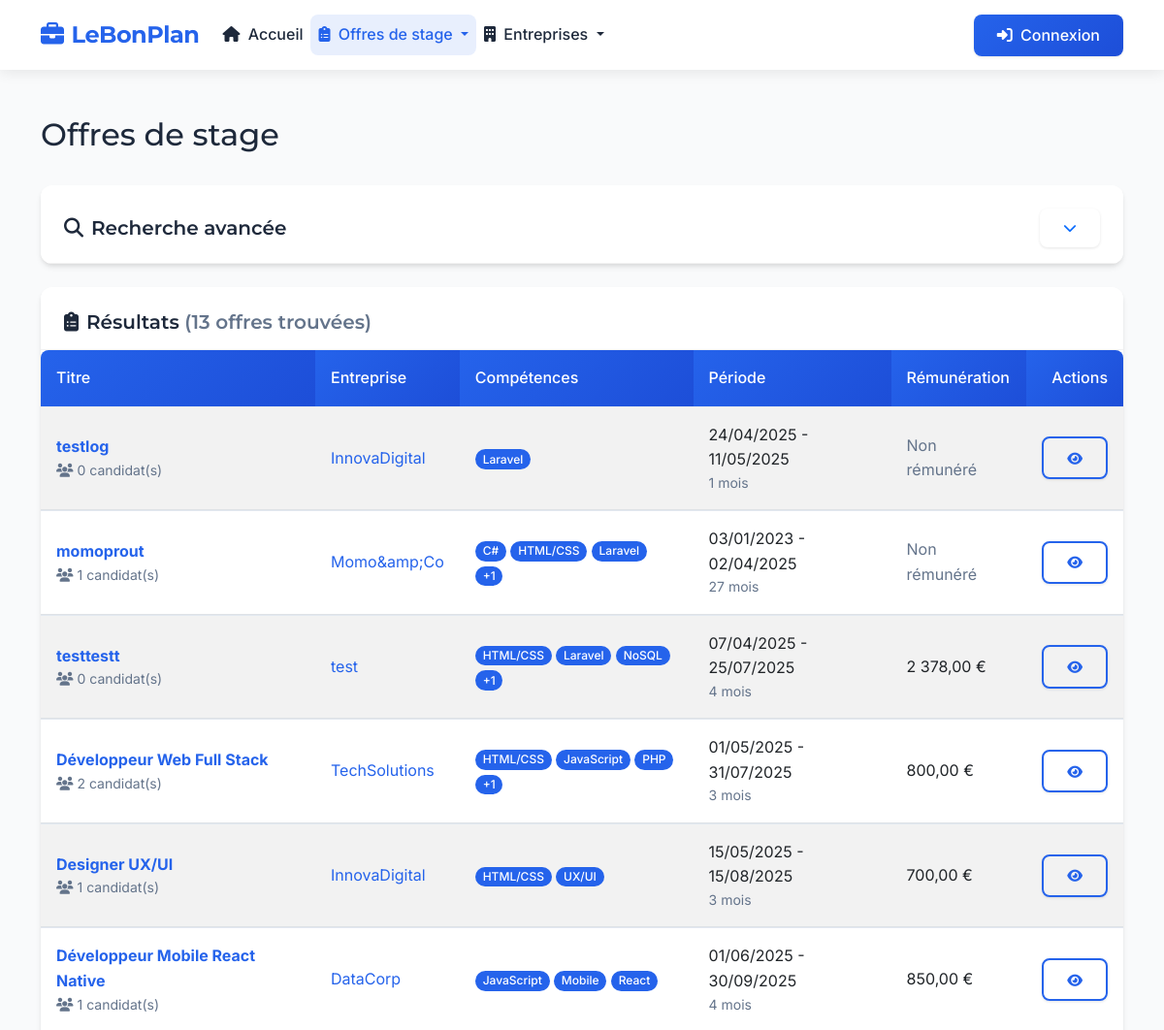
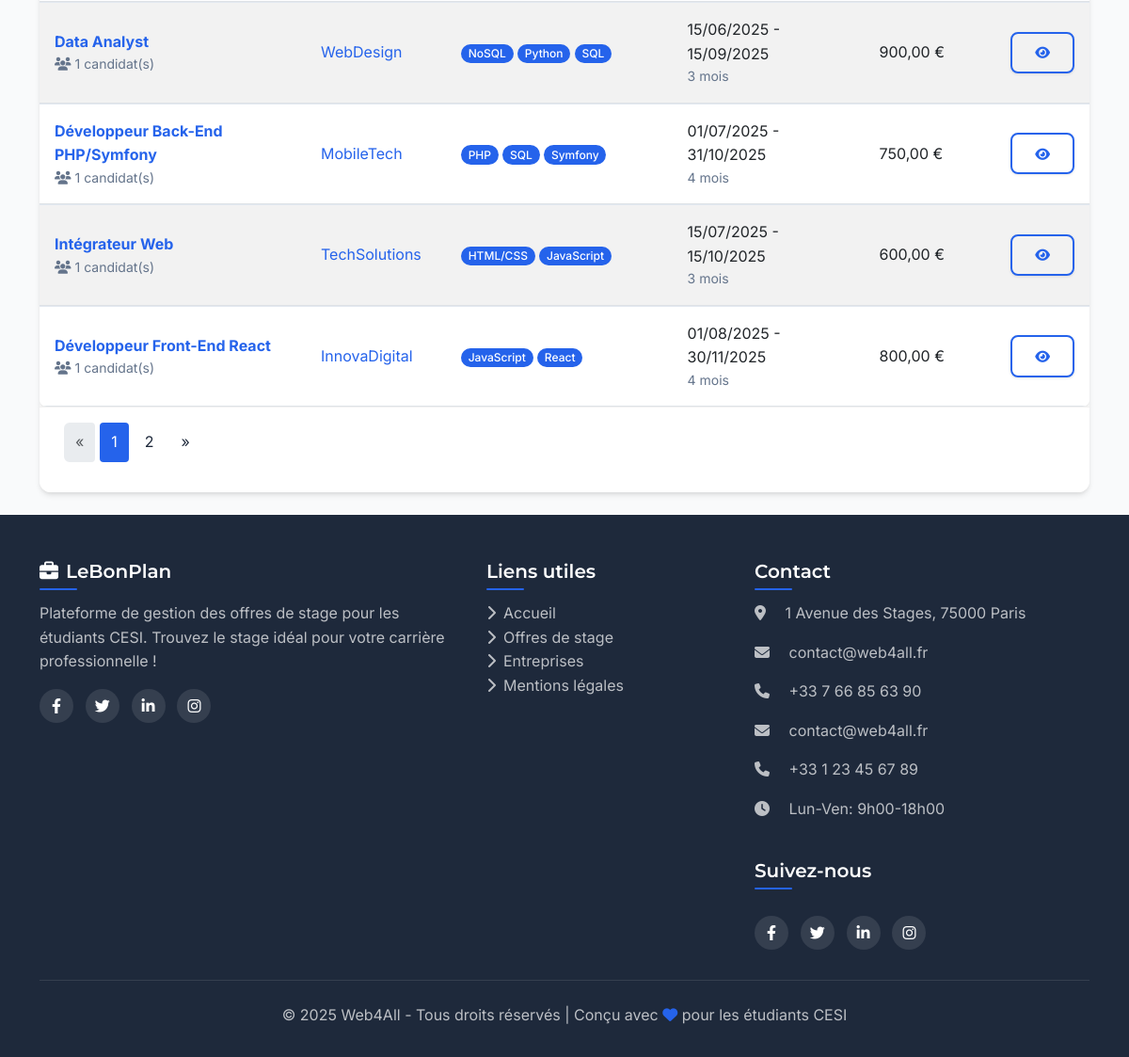
Screenshot of /index.php?page=offres with the database file from the repository (2 pictures, top to bottom).
### tables this page shows
CREATE TABLE `offres` (
                          `id` int NOT NULL,
                          `titre` varchar(100) NOT NULL,
                          `description` text NOT NULL,
                          `entreprise_id` int NOT NULL,
                          `remuneration` decimal(10,2) DEFAULT NULL,
                          `date_debut` date NOT NULL,
                          `date_fin` date NOT NULL,
                          `created_at` datetime NOT NULL,
                          `updated_at` datetime DEFAULT CURRENT_TIMESTAMP ON UPDATE CURRENT_TIMESTAMP
);

CREATE TABLE `entreprises` (
  `id` int NOT NULL,
  `nom` varchar(100) NOT NULL,
  `description` text,
  `email` varchar(100) DEFAULT NULL,
  `telephone` varchar(20) DEFAULT NULL,
  `created_at` datetime NOT NULL,
  `updated_at` datetime DEFAULT CURRENT_TIMESTAMP ON UPDATE CURRENT_TIMESTAMP
);

CREATE TABLE `competences` (
  `id` int NOT NULL,
  `nom` varchar(50) NOT NULL,
  `created_at` datetime NOT NULL
);

### controllers/OffreController.php (called while the page is built, shortened)
<?php
class OffreController {
    private $offreModel;
    private $logManager;
    public function __construct() {
        require_once MODELS_PATH . '/Offre.php';
        $this->offreModel = new Offre();
        $this->logManager = LogManager::getInstance();
    }
    public function index() {
        $filters = $this->getFiltersFromRequest();
        $page = getCurrentPage();
        $totalOffres = 0;
        $offres = [];
        try {
            $offres = $this->offreModel->getAll($page, ITEMS_PER_PAGE, $filters);
            $totalOffres = $this->offreModel->countAll($filters);
        } catch (Exception $e) {
            error_log("Erreur dans OffreController::index() - " . $e->getMessage());
            $dbError = true;
            $this->logManager->error(
                "Erreur lors de la consultation des offres",
                isset($_SESSION['email']) ? $_SESSION['email'] : null,
                ['error' => $e->getMessage()]
            );
        }
        include VIEWS_PATH . '/offres/index.php';
    }
    private function getFiltersFromRequest() {
        $filters = [];
        return $filters;
    }
}

### models/Offre.php (called while the page is built, shortened)
<?php
class Offre {
    private $conn;
    private $table = 'offres';
    private $joinTable = 'offres_competences';
    private $competencesTable = 'competences';
    private $entreprisesTable = 'entreprises';
    private $candidaturesTable = 'candidatures';
    public function __construct() {
        require_once ROOT_PATH . '/config/database.php';
        $database = new Database();
        $this->conn = $database->getConnection();
    }
    public function getAll($page = 1, $limit = ITEMS_PER_PAGE, $filters = []) {
        try {
            $offset = ($page - 1) * $limit;
            $query = "SELECT o.*, e.nom as entreprise_nom
                      FROM {$this->table} o
                      LEFT JOIN {$this->entreprisesTable} e ON o.entreprise_id = e.id";
            $params = [];
            $query .= " GROUP BY o.id";
            $orderBy = !empty($filters['order_by']) ? $filters['order_by'] : 'o.created_at';
            $orderDir = !empty($filters['order_dir']) ? $filters['order_dir'] : 'DESC';
            $query .= " ORDER BY {$orderBy} {$orderDir}";
            $query .= " LIMIT :limit OFFSET :offset";
            $params[':limit'] = $limit;
            $params[':offset'] = $offset;
            $stmt = $this->conn->prepare($query);
            foreach ($params as $key => $value) {
                if (is_int($value)) {
                    $stmt->bindValue($key, $value, PDO::PARAM_INT);
                } else {
                    $stmt->bindValue($key, $value, PDO::PARAM_STR);
                }
            }
            $stmt->execute();
            $offres = [];
            while ($row = $stmt->fetch(PDO::FETCH_ASSOC)) {
                $offre = $this->hydrateOffre($row);
                $offre['competences'] = $this->getCompetencesForOffre($offre['id']);
                $offre['nb_candidatures'] = $this->countCandidaturesForOffre($offre['id']);
                $offres[] = $offre;
            }
            return $offres;
        } catch (PDOException $e) {
            error_log("Erreur dans Offre::getAll() - " . $e->getMessage() . " - SQL: {$query} - Params: " . json_encode($params));
            return [];
        }
    }
    public function countAll($filters = []) {
        try {
            $query = "SELECT COUNT(DISTINCT o.id) as total FROM {$this->table} o";
            $params = [];
            $stmt = $this->conn->prepare($query);
            $stmt->execute();
            $row = $stmt->fetch(PDO::FETCH_ASSOC);
            return (int) $row['total'];
        } catch (PDOException $e) {
            error_log("Erreur lors du comptage des offres: " . $e->getMessage());
            return 0;
        }
    }
    private function getCompetencesForOffre($offreId) {
        try {
            $query = "SELECT c.id, c.nom
                      FROM {$this->competencesTable} c
                      INNER JOIN {$this->joinTable} oc ON c.id = oc.competence_id
                      WHERE oc.offre_id = :offre_id
                      ORDER BY c.nom ASC";
            $stmt = $this->conn->prepare($query);
            $stmt->bindParam(':offre_id', $offreId, PDO::PARAM_INT);
            $stmt->execute();
            $competences = [];
            while ($row = $stmt->fetch(PDO::FETCH_ASSOC)) {
                $competences[] = [
                    'id' => $row['id'],
                    'nom' => $row['nom']
                ];
            }
            return $competences;
        } catch (PDOException $e) {
            error_log("Erreur lors de la récupération des compétences: " . $e->getMessage());
            return [];
        }
    }
    private function countCandidaturesForOffre($offreId) {
        try {
            $query = "SELECT COUNT(*) as total FROM {$this->candidaturesTable} WHERE offre_id = :offre_id";
            $stmt = $this->conn->prepare($query);
            $stmt->bindParam(':offre_id', $offreId, PDO::PARAM_INT);
            $stmt->execute();
            $row = $stmt->fetch(PDO::FETCH_ASSOC);
            return (int) $row['total'];
        } catch (PDOException $e) {
            error_log("Erreur lors du comptage des candidatures: " . $e->getMessage());
            return 0;
        }
    }
    private function hydrateOffre($row) {
        return [
            'id' => $row['id'],
            'titre' => $row['titre'],
            'description' => $row['description'],
            'entreprise_id' => $row['entreprise_id'],
            'entreprise_nom' => $row['entreprise_nom'],
            'entreprise_description' => $row['entreprise_description'] ?? null,
            'entreprise_email' => $row['entreprise_email'] ?? null,
            'entreprise_telephone' => $row['entreprise_telephone'] ?? null,
            'remuneration' => $row['remuneration'],
            'date_debut' => $row['date_debut'],
            'date_fin' => $row['date_fin'],
            'created_at' => $row['created_at'],
            'updated_at' => $row['updated_at']
        ];
    }
}

### config/database.php (called while the page is built, shortened)
<?php
class Database {
    private $host = 'localhost';
    private $db_name = 'stages_db';
    private $username = 'julian';
    private $password = 'hM+8jfB8;9';
    private $conn = null;
    public function getConnection() {
        try {
            $this->conn = new PDO(
                "mysql:host={$this->host};dbname={$this->db_name}",
                $this->username,
                $this->password
            );
            $this->conn->setAttribute(PDO::ATTR_ERRMODE, PDO::ERRMODE_EXCEPTION);
            $this->conn->exec("SET NAMES utf8");
        } catch(PDOException $e) {
            $errorMessage = "Erreur de connexion à la base de données : " . $e->getMessage();
            error_log($errorMessage);
            if (defined('ENVIRONMENT') && ENVIRONMENT === 'development') {
                echo "<div style='border:1px solid #dc3545; padding:10px; margin:10px; background-color:#f8d7da; color:#721c24;'>";
                echo "<h3>Erreur de connexion à la base de données</h3>";
                echo "<p><strong>Message:</strong> " . $e->getMessage() . "</p>";
                echo "<p><strong>Code:</strong> " . $e->getCode() . "</p>";
                echo "<p>Vérifiez que:</p>";
                echo "<ul>";
                echo "<li>Le serveur MySQL est démarré</li>";
                echo "<li>Les identifiants dans config/database.php sont corrects</li>";
                echo "<li>La base de données '{$this->db_name}' existe</li>";
                echo "</ul>";
                echo "</div>";
            } else {
                error_log("Erreur de connexion à la base de données: " . $e->getMessage());
            }
            $this->conn = null;
        }
        return $this->conn;
    }
}

### views/offres/index.php (the view, shortened to what this page needs)
<?php
$pageTitle = "Offres de stage";
include ROOT_PATH . '/views/templates/header.php';
?>
    <div class="container mt-4">
        <div class="d-flex justify-content-between align-items-center mb-4">
            <h1 class="h2"><?php echo $pageTitle; ?></h1>
        </div>
        <div class="card mb-4 shadow-sm">
            <div class="card-header bg-white">
                <div class="d-flex justify-content-between align-items-center">
                    <h5 class="mb-0"><i class="fas fa-search me-2"></i>Recherche avancée</h5>
                    <button class="btn btn-sm btn-link" type="button" data-bs-toggle="collapse" data-bs-target="#searchCollapse" aria-expanded="false">
                        <i class="fas fa-chevron-down"></i>
                    </button>
                </div>
            </div>
        </div>
        <div class="card shadow-sm">
            <div class="card-header bg-white">
                <div class="d-flex justify-content-between align-items-center">
                    <h5 class="mb-0">
                        <i class="fas fa-clipboard-list me-2"></i>Résultats
                        <span class="text-muted">(<?php echo $totalOffres; ?> offres trouvées)</span>
                    </h5>
                </div>
            </div>
            <div class="card-body p-0">
                <?php if (empty($offres)): ?>
                    <div class="alert alert-info m-3">
                        Aucune offre ne correspond à vos critères de recherche.
                    </div>
                <?php else: ?>
                    <div class="table-responsive">
                        <table class="table table-hover table-striped mb-0">
                            <thead>
                            <tr>
                                <th>Titre</th>
                                <th>Entreprise</th>
                                <th>Compétences</th>
                                <th>Période</th>
                                <th>Rémunération</th>
                                <th class="text-end">Actions</th>
                            </tr>
                            </thead>
                            <tbody>
                            <?php foreach ($offres as $offre): ?>
                                <tr>
                                    <td>
                                        <a href="<?php echo url('offres', 'detail', ['id' => $offre['id']]); ?>" class="fw-bold text-decoration-none">
                                            <?php echo htmlspecialchars($offre['titre']); ?>
                                        </a>
                                        <div class="text-muted small">
                                            <i class="fas fa-users me-1"></i><?php echo $offre['nb_candidatures']; ?> candidat(s)
                                        </div>
                                    </td>
                                    <td>
                                        <a href="<?php echo url('entreprises', 'detail', ['id' => $offre['entreprise_id']]); ?>" class="text-decoration-none">
                                            <?php echo htmlspecialchars($offre['entreprise_nom']); ?>
                                        </a>
                                    </td>
                                    <td>
                                        <?php if (!empty($offre['competences'])): ?>
                                            <?php foreach (array_slice($offre['competences'], 0, 3) as $index => $competence): ?>
                                                <span class="badge bg-primary"><?php echo htmlspecialchars($competence['nom']); ?></span>
                                            <?php endforeach; ?>
                                            <?php if (count($offre['competences']) > 3): ?>
                                                <span class="badge bg-primary">+<?php echo count($offre['competences']) - 3; ?></span>
                                            <?php endif; ?>
                                        <?php else: ?>
                                            <span class="text-muted">-</span>
                                        <?php endif; ?>
                                    </td>
                                    <td>
                                        <?php
                                        $dateDebut = new DateTime($offre['date_debut']);
                                        $dateFin = new DateTime($offre['date_fin']);
                                        echo $dateDebut->format('d/m/Y') . ' - ' . $dateFin->format('d/m/Y');
                                        $interval = $dateDebut->diff($dateFin);
                                        $months = $interval->m + ($interval->y * 12);
                                        $days = $interval->d;
                                        if ($days > 15) {
                                            $months++;
                                        }
                                        echo '<div class="text-muted small">';
                                        echo ($months > 0) ? $months . ' mois' : '';
                                        echo '</div>';
                                        ?>
                                    </td>
                                    <td>
                                        <?php
                                        if (!empty($offre['remuneration']) && $offre['remuneration'] > 0) {
                                            echo number_format($offre['remuneration'], 2, ',', ' ') . ' €';
                                        } else {
                                            echo '<span class="text-muted">Non rémunéré</span>';
                                        }
                                        ?>
                                    </td>
                                    <td class="text-end">
                                        <div class="btn-group">
                                            <a href="<?php echo url('offres', 'detail', ['id' => $offre['id']]); ?>" class="btn btn-sm btn-outline-primary" title="Détails">
                                                <i class="fas fa-eye"></i>
                                            </a>
                                        </div>
                                    </td>
                                </tr>
                            <?php endforeach; ?>
                            </tbody>
                        </table>
                    </div>
                <?php endif; ?>
            </div>
            <?php if ($totalOffres > ITEMS_PER_PAGE): ?>
                <div class="card-footer bg-white">
                    <?php
                    echo pagination($totalOffres, $page, 'offres', 'rechercher', $filters);
                    ?>
                </div>
            <?php endif; ?>
        </div>
    </div>
<?php include ROOT_PATH . '/views/templates/footer.php'; ?>

### rows the page displays
offres: titre "testlog", nb_candidatures "0", entreprise.nom "InnovaDigital", date_debut "24/04/2025", date_fin "11/05/2025", months "1", remuneration "Non rémunéré"
competences: nom "Laravel"
offres: titre "momoprout", nb_candidatures "1", entreprise.nom "Momo&amp;Co", count($offre['competences']) - 3 "1", date_debut "03/01/2023", date_fin "02/04/2025", months "27", remuneration "Non rémunéré"
competences: nom "C#"
competences: nom "HTML/CSS"
offres: titre "testtestt", nb_candidatures "0", entreprise.nom "test", count($offre['competences']) - 3 "1", date_debut "07/04/2025", date_fin "25/07/2025", months "4", remuneration "2 378,00"
competences: nom "NoSQL"
offres: titre "Développeur Web Full Stack", nb_candidatures "2", entreprise.nom "TechSolutions", count($offre['competences']) - 3 "1", date_debut "01/05/2025", date_fin "31/07/2025", months "3", remuneration "800,00"
competences: nom "JavaScript"
competences: nom "PHP"
offres: titre "Designer UX/UI", nb_candidatures "1", entreprise.nom "InnovaDigital", date_debut "15/05/2025", date_fin "15/08/2025", months "3", remuneration "700,00"
competences: nom "UX/UI"
offres: titre "Développeur Mobile React Native", nb_candidatures "1", entreprise.nom "DataCorp", date_debut "01/06/2025", date_fin "30/09/2025", months "4", remuneration "850,00"
competences: nom "Mobile"
competences: nom "React"
offres: titre "Data Analyst", nb_candidatures "1", entreprise.nom "WebDesign", date_debut "15/06/2025", date_fin "15/09/2025", months "3", remuneration "900,00"
competences: nom "Python"
competences: nom "SQL"
offres: titre "Développeur Back-End PHP/Symfony", nb_candidatures "1", entreprise.nom "MobileTech", date_debut "01/07/2025", date_fin "31/10/2025", months "4", remuneration "750,00"
competences: nom "Symfony"
offres: titre "Intégrateur Web", entreprise "1", entreprise.nom "TechSolutions", date_debut "15/07/2025", date_fin "15/10/2025", months "3", remuneration "600,00"
offres: titre "Développeur Front-End React", nb_candidatures "1", entreprise.nom "InnovaDigital", date_debut "01/08/2025", date_fin "30/11/2025", months "4", remuneration "800,00"

### other values shown
SITE_NAME "LeBonPlan"
$pageTitle "Offres de stage"
$totalOffres "13"
